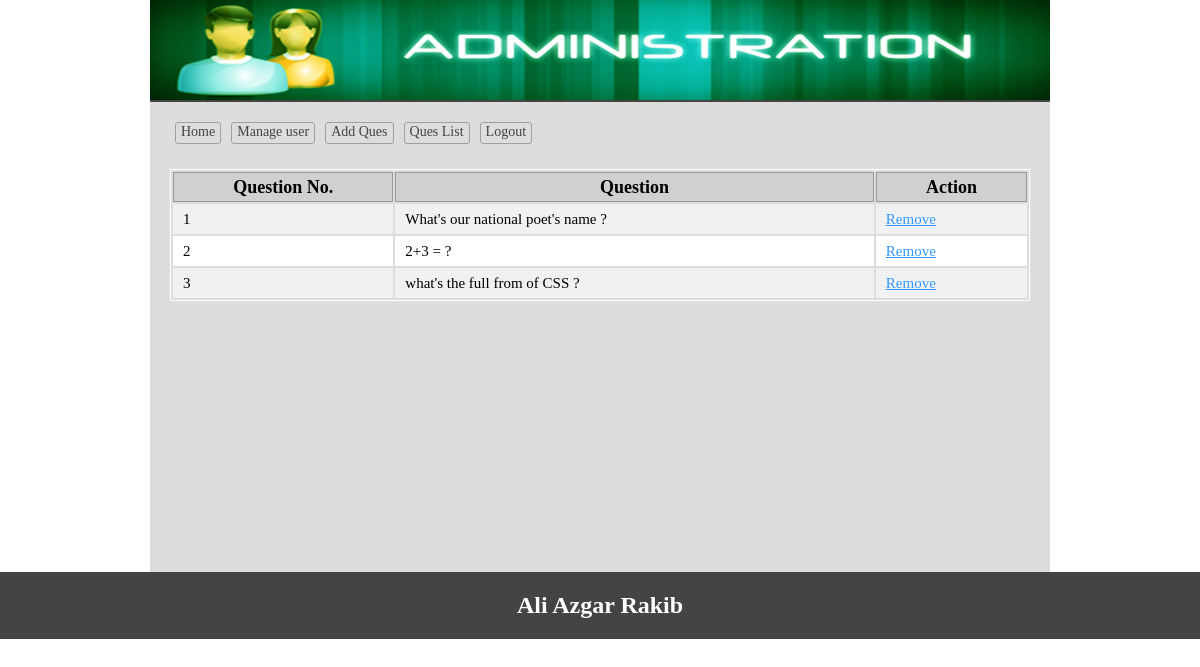
The page /admin/queslist.php (signed in) on the database its author committed.
### tables this page shows
CREATE TABLE `questions` (
  `id` int(11) NOT NULL,
  `qno` int(11) NOT NULL,
  `title` text NOT NULL
);

### lib/Database.php (called while the page is built, shortened)
<?php
class Database
{
	public $host   = DB_HOST;
	public $user   = DB_USER;
	public $pass   = DB_PASS;
	public $dbname = DB_NAME;
	public $link;
	private function connectDB()
	{
		$this->link = new mysqli($this->host, $this->user, $this->pass, $this->dbname);
	}
	public function select($query)
	{
		$result = $this->link->query($query) or die($this->link->error . __LINE__);
		if ($result->num_rows > 0) {
			return $result;
		} else {
			return false;
		}
	}
}

### classes/Exam.php (called while the page is built, shortened)
<?php
class Exam
{
    private $db;
    public function __construct()
    {
        $this->db = new Database();
    }
    public function getQuesData()
    {
        $query = "SELECT * FROM questions ORDER BY qno ASC";
        $result = $this->db->select($query);
        return $result;
    }
}

### admin/queslist.php (the view, shortened to what this page needs)
<?php
require_once('inc/header.php');
require_once('../classes/Exam.php');
$exam = new Exam();
$allData = $exam->getQuesData();
?>
<div>
    <table class='tblone'>
        <tr>
            <th>Question No.</th>
            <th>Question</th>
            <th>Action</th>
        </tr>
        <?php
        if (!empty($allData)) {
            foreach ($allData as $qData) {
        ?>
                <tr>
                    <td><?= $qData['qno'] ?></td>
                    <td><?= $qData['title'] ?></td>
                    <td>
                        <a onclick="return confirm('are you sure to delete ?')" href="?rem=<?= $qData['id'] ?>">Remove</a>
                    </td>
                </tr>
        <?php
            }
        } else {
            echo "<td colspan='50'>No data to show</td>";
        }
        ?>
    </table>
</div>
</div>
<?php include 'inc/footer.php'; ?>

### admin/css/admin.css (style rules this page uses)
* { margin:0;padding:0;outline:none }
body { font-family:verdana }
.tblone { width:100%;border:1px solid #fff;margin:20px 0 }
.tblone td { font-size: 15px; padding: 5px 10px; }
table.tblone th { background-color: #d0d0d0; border: 1px solid #999; }
table.tblone tr:nth-child(2n+1) { background:#fff;height:30px; }
table.tblone tr:nth-child(2n) { background:#f1f1f1;height:30px; }
.tblone td a { color:#3399FF; }

### rows shown on the page
questions: qno "1", title "What's our national poet's name ?"
questions: qno "2", title "2+3 = ?"
questions: qno "3", title "what's the full from of CSS ?"
